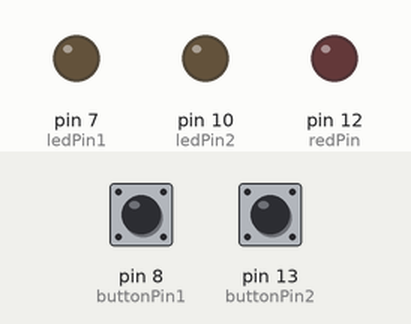
Simulated run of this sketch. Board: Arduino Uno, built with avr-gcc and run on an emulated ATmega328P. On the bench: output pins drawn as LEDs (lit = HIGH). The test bench sets the inputs (shaded band); at power-on: pin 8 (buttonPin1) LOW, pin 13 (buttonPin2) LOW.

Above: at 1.2 s.
1.3 s: pin 8 (buttonPin1) pulled HIGH for 0.15 s
At 1.7 s:
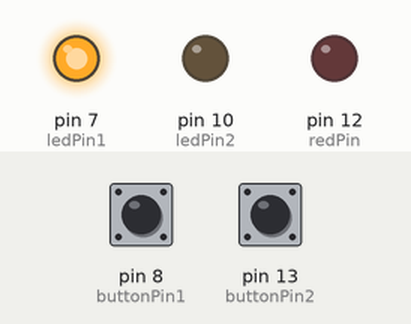
2.9 s: pin 13 (buttonPin2) pulled HIGH for 0.15 s
At 4.1 s:
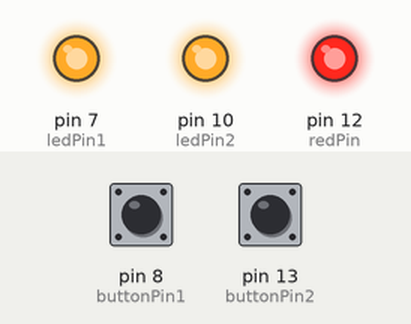
4.5 s: pin 8 (buttonPin1) pulled HIGH for 1 s
At 5.4 s:
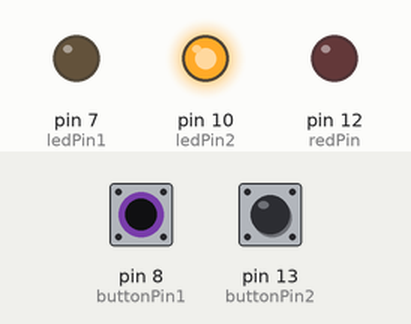
7.0 s: pin 8 (buttonPin1) pulled HIGH for 3.2 s
At 7.3 s:
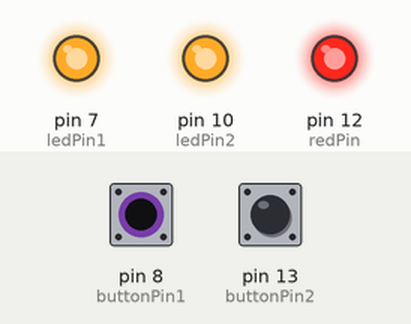
11.7 s: pin 13 (buttonPin2) pulled HIGH for 1 s
At 12.0 s:
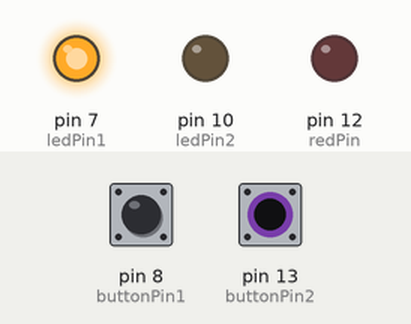
Timing chart, 0 to 14.7 s (numbered marks = the images above; inputs shaded):
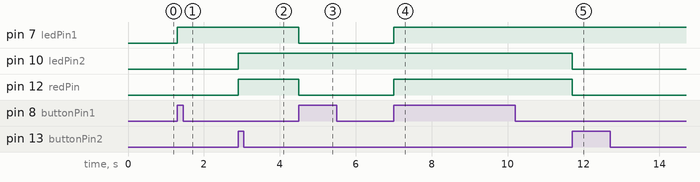

The sketch:

ohalle2lab1.ino
```cpp
/*
   1- Author: Omkarnath Halleppanawar - 665916886
   2- Lab: Lab 1 - Toggle Button
   3- Description: Code simulates an and gate that lights up LED when both input LEDs are on
   4- PIN numbers: Pin 7 and 10 are connected to blue LEDs which is output, Pin 8 and pin 13 are connected to buttons which is input
   and pin 12 is connected to red LED which is output
   5- References: Lab writeup, youtube video given in lab writeup
   6- Demo: In-person demonstration, 1/30/2023 TA: Judhajit time 10:50 AM
*/

int ledState1 = 0;
int ledPin1 = 7;
int buttonPin1 = 8;
int buttonNew1;
int buttonOld1 = 1;

int ledState2 = 0;
int ledPin2 = 10;
int buttonPin2 = 13;
int buttonNew2;
int buttonOld2 = 1;

int redPin = 12;

void setup() {
  // put your setup code here, to run once:
  pinMode(ledPin1, OUTPUT);
  pinMode(ledPin2, OUTPUT);
  pinMode(buttonPin1, INPUT);
  pinMode(buttonPin2, INPUT);
  pinMode(redPin, OUTPUT);

}

void loop() {
  // put your main code here, to run repeatedly:
  buttonNew1 = digitalRead(buttonPin1);
  if (buttonOld1 == 0 && buttonNew1 == 1) {
    if (ledState1 == 0) {
     digitalWrite(ledPin1, 1);
     ledState1 = 1;
    } else {
      digitalWrite(ledPin1, 0);
      ledState1 = 0;
    }
  }
  buttonOld1 = buttonNew1;


  buttonNew2 = digitalRead(buttonPin2);
  if (buttonOld2 == 0 && buttonNew2 == 1) {
    if (ledState2 == 0) {
     digitalWrite(ledPin2, 1);
     ledState2 = 1;
    } else {
      digitalWrite(ledPin2, 0);
      ledState2 = 0;
    }
  }
  buttonOld2 = buttonNew2;


  if (ledState1 == 1 && ledState2 == 1) {
    digitalWrite(redPin, 1);
  } else {
    digitalWrite(redPin, 0);
  }
}
```

Measured:
- after the input at 1.3 s, pin 7 (ledPin1): LOW → HIGH at once
- after the input at 2.9 s, pin 10 (ledPin2), pin 12 (redPin): LOW → HIGH at once
- after the input at 4.5 s, pin 7 (ledPin1), pin 12 (redPin): HIGH → LOW at once
- after the input at 7.0 s, pin 7 (ledPin1), pin 12 (redPin): LOW → HIGH at once
- after the input at 11.7 s, pin 10 (ledPin2), pin 12 (redPin): HIGH → LOW at once
